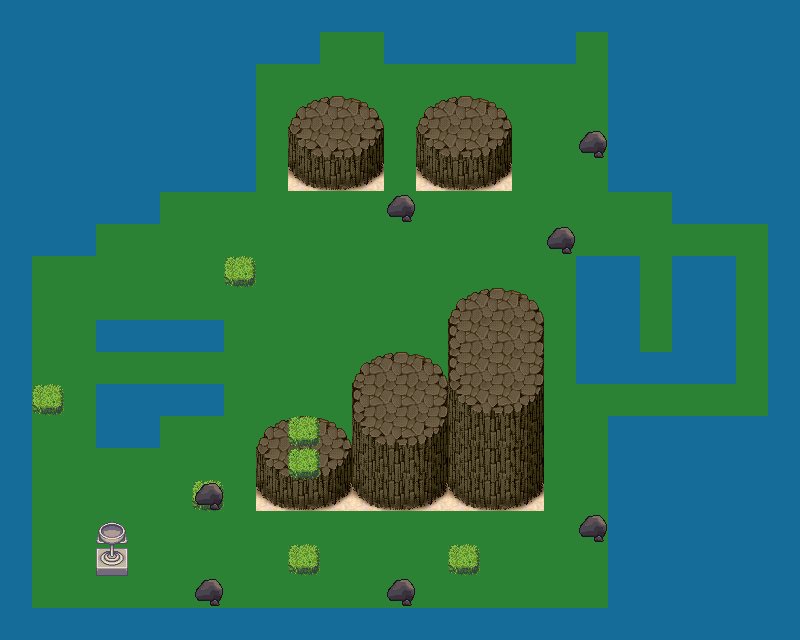

A level layout from a 2D game, rendered from its tile map. Below: a short description, then the map file with tile-grid data replaced by summaries:
An orthogonal 25x20 tile map with 32x32 px tiles, 7 tile layers (terrain0, details0_1, details0_2, terrain1, ...) and 1 object (spawn).

<map version="1.0" orientation="orthogonal" width="25" height="20" tilewidth="32" tileheight="32">
 <tileset firstgid="1" name="testmap_tileset" tilewidth="32" tileheight="32">
  <image source="testmap_tileset.png" trans="ff00ff" width="256" height="256" />
  <tile id="0">
   <properties>
    <property name="block" value="1" />
   </properties>
  </tile>
  <tile id="3">
   <properties>
    <property name="block" value="1" />
   </properties>
  </tile>
  <tile id="10">
   <properties>
    <property name="block" value="1" />
   </properties>
  </tile>
  <tile id="29">
   <properties>
    <property name="block" value="1" />
   </properties>
  </tile>
  <tile id="30">
   <properties>
    <property name="block" value="1" />
   </properties>
  </tile>
  <tile id="31">
   <properties>
    <property name="block" value="1" />
   </properties>
  </tile>
  <tile id="37">
   <properties>
    <property name="block" value="1" />
   </properties>
  </tile>
  <tile id="38">
   <properties>
    <property name="block" value="1" />
   </properties>
  </tile>
  <tile id="39">
   <properties>
    <property name="block" value="1" />
   </properties>
  </tile>
 </tileset>
 <objectgroup name="events" width="25" height="20">
  <object name="spawn" x="338" y="307">
   <properties>
    <property name="z" value="0" />
   </properties>
  </object>
 </objectgroup>
 <layer name="terrain0" width="25" height="20">
  <properties>
   <property name="terrain" value="1" />
  </properties>
  <data>[500 cells, 500 non-empty, 2 distinct tile ids]</data>
 </layer>
 <layer name="details0_1" width="25" height="20">
  <data>[500 cells, 27 non-empty, 6 distinct tile ids]</data>
 </layer>
 <layer name="details0_2" width="25" height="20">
  <data>[500 cells, 1 non-empty, 1 distinct tile ids]</data>
 </layer>
 <layer name="terrain1" width="25" height="20">
  <data>[500 cells, 25 non-empty, 10 distinct tile ids]</data>
 </layer>
 <layer name="details1_1" width="25" height="20">
  <data>[500 cells, 2 non-empty, 1 distinct tile ids]</data>
 </layer>
 <layer name="terrain2" width="25" height="20">
  <data>[500 cells, 12 non-empty, 12 distinct tile ids]</data>
 </layer>
 <layer name="terrain3" width="25" height="20">
  <data>[500 cells, 12 non-empty, 9 distinct tile ids]</data>
 </layer>
</map>